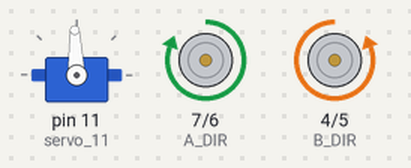
Bench run of a sketch on a simulated Arduino Uno, built with avr-gcc and run on an emulated ATmega328P. Parts: servo, direction and speed pins drawn as motors (green arrow = direction pin HIGH = forward, orange = LOW = backward, longer = more drive).

Above: at 5.0 s.
At 10.5 s:
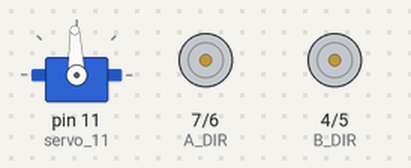
Timing chart, 0 to 14.3 s (numbered marks = the images above):
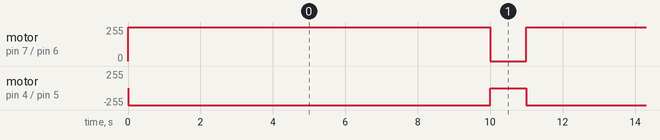

The sketch:

motor2.ino
```cpp
int A_PWM = 6;
int A_DIR = 7;
int B_PWM = 5;
int B_DIR = 4;
#include <Servo.h>
Servo servo_11;

void A_Motor(int dir,int speed) {
  digitalWrite(A_DIR, dir);
  analogWrite(A_PWM, speed);
}

void B_Motor(int dir,int speed) {
  digitalWrite(B_DIR, dir);
  analogWrite(B_PWM, speed);
}

void setup() {
  // put your setup code here, to run once:
  pinMode(A_DIR, OUTPUT);
  pinMode(A_PWM, OUTPUT);
  pinMode(B_DIR, OUTPUT);
  pinMode(B_PWM, OUTPUT);
  servo_11.attach(11);
  Serial.begin(9600);
}

void loop() {
  // put your main code here, to run repeatedly:
  /*
  for (int i=1; i<=255; i++){
    B_Motor(HIGH,255-i);
    A_Motor(HIGH,i);
    delay(30);
    /*
    Serial.print(analogWrite(A_PWM));
    Serial.print('--');
    Serial.println(analogWrite(A_PWM));
    */
  servo_11.write(92);
  B_Motor(LOW,255);
  A_Motor(HIGH,255);
  delay(10000);
  B_Motor(LOW,0);
  A_Motor(HIGH,0);
  delay(1000);
}
```

Measured:
- by itself, motor on pin 7 (A_DIR) / pin 6 (A_PWM): alternates forward 255/255 for 10.0 s and stopped for 1.0 s
- by itself, motor on pin 4 (B_DIR) / pin 5 (B_PWM): alternates backward 255/255 for 10.0 s and stopped for 1.0 s
